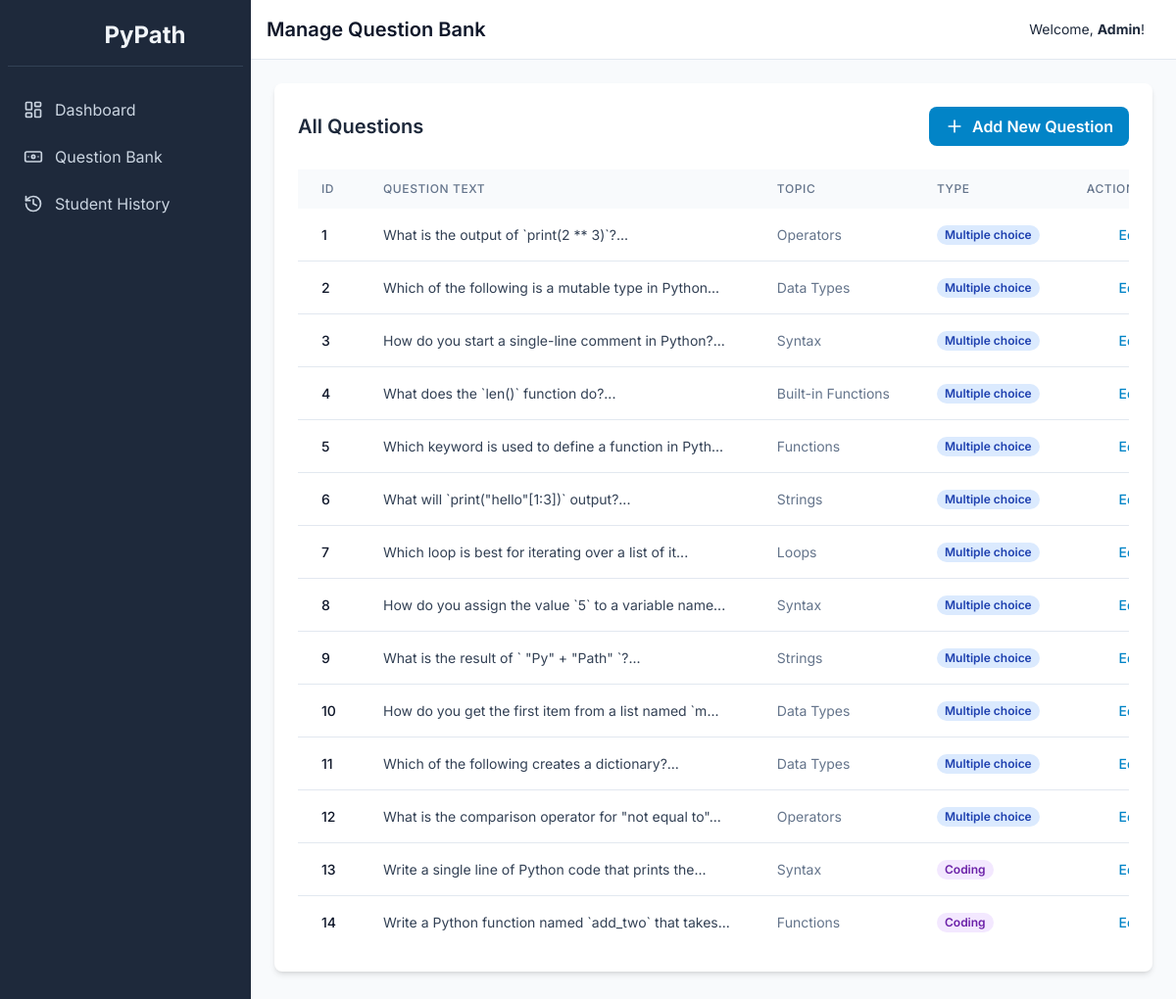
/admin/questions (signed in), run on the app's committed database.
### tables this page shows
CREATE TABLE questions (
    id INTEGER PRIMARY KEY AUTOINCREMENT,
    question_text TEXT NOT NULL,
    question_type TEXT NOT NULL DEFAULT 'multiple_choice',
    topic TEXT NOT NULL,
    option_a TEXT,
    option_b TEXT,
    option_c TEXT,
    option_d TEXT,
    correct_answer TEXT,
    correct_code_output TEXT
);

### app.py (the view)
@app.route('/admin/questions')
def admin_questions():
    if not is_admin(): return redirect(url_for('login'))
    conn = get_db_connection()
    questions = conn.execute('SELECT * FROM questions').fetchall()
    conn.close()
    return render_template('admin/questions.html', questions=questions)

### app.py (called while the page is built)
def get_db_connection():
    conn = sqlite3.connect('pypath.db', check_same_thread=False, detect_types=sqlite3.PARSE_DECLTYPES | sqlite3.PARSE_COLNAMES)
    conn.row_factory = sqlite3.Row
    return conn

def is_admin():
    return session.get('is_admin', False)

### templates/admin/questions.html (shortened to what this page needs)
{% extends "layout.html" %}
{% block header %}Manage Question Bank{% endblock %}
{% block content %}
<div class="bg-white p-6 rounded-lg shadow-md">
    <div class="flex justify-between items-center mb-6">
        <h2 class="text-xl font-semibold">All Questions</h2>
        <a href="{{ url_for('add_question') }}" class="bg-sky-600 text-white font-semibold py-2 px-4 rounded-lg hover:bg-sky-700 flex items-center">
            <i data-lucide="plus" class="w-5 h-5 mr-2"></i>
            Add New Question
        </a>
    </div>
    <div class="overflow-x-auto">
        <table class="min-w-full bg-white">
            <thead class="bg-slate-50">
                <tr>
                    <th class="px-6 py-3 text-left text-xs font-medium text-slate-500 uppercase tracking-wider">ID</th>
                    <th class="px-6 py-3 text-left text-xs font-medium text-slate-500 uppercase tracking-wider">Question Text</th>
                    <th class="px-6 py-3 text-left text-xs font-medium text-slate-500 uppercase tracking-wider">Topic</th>
                    <th class="px-6 py-3 text-left text-xs font-medium text-slate-500 uppercase tracking-wider">Type</th>
                    <th class="px-6 py-3 text-right text-xs font-medium text-slate-500 uppercase tracking-wider">Actions</th>
                </tr>
            </thead>
            <tbody class="divide-y divide-slate-200">
                {% for question in questions %}
                <tr>
                    <td class="px-6 py-4 whitespace-nowrap text-sm font-medium text-slate-900">{{ question.id }}</td>
                    <td class="px-6 py-4 whitespace-nowrap text-sm text-slate-700">{{ question.question_text[:50] }}...</td>
                    <td class="px-6 py-4 whitespace-nowrap text-sm text-slate-500">{{ question.topic }}</td>
                    <td class="px-6 py-4 whitespace-nowrap text-sm text-slate-500">
                        <span class="px-2 inline-flex text-xs leading-5 font-semibold rounded-full {{ 'bg-blue-100 text-blue-800' if question.question_type == 'multiple_choice' else 'bg-purple-100 text-purple-800' }}">
                            {{ question.question_type.replace('_', ' ') | capitalize }}
                        </span>
                    </td>
                    <td class="px-6 py-4 whitespace-nowrap text-right text-sm font-medium">
                        <a href="{{ url_for('edit_question', id=question.id) }}" class="text-sky-600 hover:text-sky-900">Edit</a>
                    </td>
                </tr>
                {% else %}
                <tr>
                    <td colspan="5" class="px-6 py-4 text-center text-slate-500">No questions found in the bank.</td>
                </tr>
                {% endfor %}
            </tbody>
        </table>
    </div>
</div>
{% endblock %}

### templates/layout.html (style rules this page uses)
body { font-family: 'Inter', sans-serif; }

### data on the page
questions: id "1", question_text "What is the output of `print(2 ** 3)`?", topic "Operators", question_type.replace "Multiple choice"
questions: id "2", question_text "Which of the following is a mutable type in Python", topic "Data Types", question_type.replace "Multiple choice"
questions: id "3", question_text "How do you start a single-line comment in Python?", topic "Syntax", question_type.replace "Multiple choice"
questions: id "4", question_text "What does the `len()` function do?", topic "Built-in Functions", question_type.replace "Multiple choice"
questions: id "5", question_text "Which keyword is used to define a function in Pyth", topic "Functions", question_type.replace "Multiple choice"
questions: id "6", question_text "What will `print(\"hello\"[1:3])` output?", topic "Strings", question_type.replace "Multiple choice"
questions: id "7", question_text "Which loop is best for iterating over a list of it", topic "Loops", question_type.replace "Multiple choice"
questions: id "8", question_text "How do you assign the value `5` to a variable name", topic "Syntax", question_type.replace "Multiple choice"
questions: id "9", question_text "What is the result of ` \"Py\" + \"Path\" `?", topic "Strings", question_type.replace "Multiple choice"
questions: id "10", question_text "How do you get the first item from a list named `m", topic "Data Types", question_type.replace "Multiple choice"
questions: id "11", question_text "Which of the following creates a dictionary?", topic "Data Types", question_type.replace "Multiple choice"
questions: id "12", question_text "What is the comparison operator for \"not equal to\"", topic "Operators", question_type.replace "Multiple choice"
questions: id "13", question_text "Write a single line of Python code that prints the", topic "Syntax", question_type.replace "Coding"
questions: id "14", question_text "Write a Python function named `add_two` that takes", topic "Functions", question_type.replace "Coding"

### other printed values
{{ session.first_name or session.username }} "Admin"
